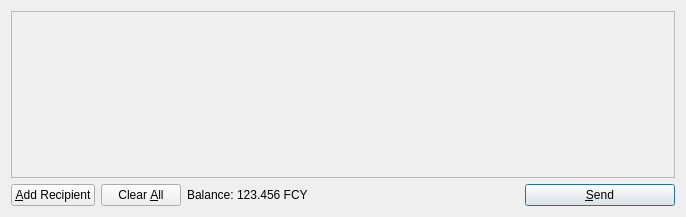
<?xml version="1.0" encoding="UTF-8"?>
<ui version="4.0">
 <class>SendCoinsDialog</class>
 <widget class="QDialog" name="SendCoinsDialog">
  <property name="geometry">
   <rect>
    <x>0</x>
    <y>0</y>
    <width>686</width>
    <height>217</height>
   </rect>
  </property>
  <property name="windowTitle">
   <string>Send Coins</string>
  </property>
  <layout class="QVBoxLayout" name="verticalLayout">
   <item>
    <widget class="QScrollArea" name="scrollArea">
     <property name="widgetResizable">
      <bool>true</bool>
     </property>
     <widget class="QWidget" name="scrollAreaWidgetContents">
      <property name="geometry">
       <rect>
        <x>0</x>
        <y>0</y>
        <width>666</width>
        <height>165</height>
       </rect>
      </property>
      <layout class="QVBoxLayout" name="verticalLayout_2">
       <property name="margin">
        <number>0</number>
       </property>
       <item>
        <layout class="QVBoxLayout" name="entries">
         <property name="spacing">
          <number>6</number>
         </property>
        </layout>
       </item>
       <item>
        <spacer name="verticalSpacer">
         <property name="orientation">
          <enum>Qt::Vertical</enum>
         </property>
         <property name="sizeHint" stdset="0">
          <size>
           <width>20</width>
           <height>40</height>
          </size>
         </property>
        </spacer>
       </item>
      </layout>
     </widget>
    </widget>
   </item>
   <item>
    <layout class="QHBoxLayout" name="horizontalLayout">
     <item>
      <widget class="QPushButton" name="addButton">
       <property name="toolTip">
        <string>Send to multiple recipients at once</string>
       </property>
       <property name="text">
        <string>&amp;Add Recipient</string>
       </property>
       <property name="icon">
        <iconset resource="../bitcoin.qrc">
         <normaloff>:/icons/add</normaloff>:/icons/add</iconset>
       </property>
       <property name="autoDefault">
        <bool>false</bool>
       </property>
      </widget>
     </item>
     <item>
      <widget class="QPushButton" name="clearButton">
       <property name="sizePolicy">
        <sizepolicy hsizetype="Minimum" vsizetype="Fixed">
         <horstretch>0</horstretch>
         <verstretch>0</verstretch>
        </sizepolicy>
       </property>
       <property name="toolTip">
        <string>Remove all transaction fields</string>
       </property>
       <property name="text">
        <string>Clear &amp;All</string>
       </property>
       <property name="icon">
        <iconset resource="../bitcoin.qrc">
         <normaloff>:/icons/remove</normaloff>:/icons/remove</iconset>
       </property>
       <property name="autoRepeatDelay">
        <number>300</number>
       </property>
       <property name="autoDefault">
        <bool>false</bool>
       </property>
      </widget>
     </item>
     <item>
      <layout class="QHBoxLayout" name="horizontalLayout_2">
       <property name="spacing">
        <number>3</number>
       </property>
       <item>
        <widget class="QLabel" name="label">
         <property name="text">
          <string>Balance:</string>
         </property>
        </widget>
       </item>
       <item>
        <widget class="QLabel" name="labelBalance">
         <property name="cursor">
          <cursorShape>IBeamCursor</cursorShape>
         </property>
         <property name="text">
          <string>123.456 FCY</string>
         </property>
         <property name="textInteractionFlags">
          <set>Qt::LinksAccessibleByMouse|Qt::TextSelectableByKeyboard|Qt::TextSelectableByMouse</set>
         </property>
        </widget>
       </item>
      </layout>
     </item>
     <item>
      <spacer name="horizontalSpacer">
       <property name="orientation">
        <enum>Qt::Horizontal</enum>
       </property>
       <property name="sizeHint" stdset="0">
        <size>
         <width>40</width>
         <height>20</height>
        </size>
       </property>
      </spacer>
     </item>
     <item>
      <widget class="QPushButton" name="sendButton">
       <property name="minimumSize">
        <size>
         <width>150</width>
         <height>0</height>
        </size>
       </property>
       <property name="toolTip">
        <string>Confirm the send action</string>
       </property>
       <property name="text">
        <string>&amp;Send</string>
       </property>
       <property name="icon">
        <iconset resource="../bitcoin.qrc">
         <normaloff>:/icons/send</normaloff>:/icons/send</iconset>
       </property>
       <property name="default">
        <bool>true</bool>
       </property>
      </widget>
     </item>
    </layout>
   </item>
  </layout>
 </widget>
 <resources>
  <include location="../bitcoin.qrc"/>
 </resources>
 <connections/>
</ui>
